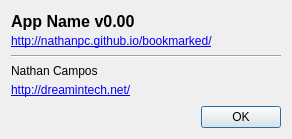
<?xml version="1.0" encoding="UTF-8"?>
<ui version="4.0">
 <class>AboutDialog</class>
 <widget class="QDialog" name="AboutDialog">
  <property name="geometry">
   <rect>
    <x>0</x>
    <y>0</y>
    <width>292</width>
    <height>139</height>
   </rect>
  </property>
  <property name="sizePolicy">
   <sizepolicy hsizetype="Preferred" vsizetype="Preferred">
    <horstretch>0</horstretch>
    <verstretch>0</verstretch>
   </sizepolicy>
  </property>
  <property name="windowTitle">
   <string>About</string>
  </property>
  <layout class="QGridLayout" name="gridLayout">
   <property name="verticalSpacing">
    <number>6</number>
   </property>
   <item row="1" column="0">
    <widget class="QDialogButtonBox" name="buttonBox">
     <property name="orientation">
      <enum>Qt::Horizontal</enum>
     </property>
     <property name="standardButtons">
      <set>QDialogButtonBox::Ok</set>
     </property>
     <property name="centerButtons">
      <bool>false</bool>
     </property>
    </widget>
   </item>
   <item row="0" column="0">
    <layout class="QVBoxLayout" name="verticalLayout">
     <property name="spacing">
      <number>0</number>
     </property>
     <item>
      <widget class="QLabel" name="app_title">
       <property name="font">
        <font>
         <pointsize>12</pointsize>
         <weight>75</weight>
         <bold>true</bold>
        </font>
       </property>
       <property name="text">
        <string>App Name v0.00</string>
       </property>
      </widget>
     </item>
     <item>
      <widget class="QLabel" name="label_2">
       <property name="text">
        <string>&lt;html&gt;&lt;head/&gt;&lt;body&gt;&lt;p&gt;&lt;a href=&quot;http://nathanpc.github.io/bookmarked/&quot;&gt;&lt;span style=&quot; text-decoration: underline; color:#0000ff;&quot;&gt;http://nathanpc.github.io/bookmarked/&lt;/span&gt;&lt;/a&gt;&lt;/p&gt;&lt;/body&gt;&lt;/html&gt;</string>
       </property>
      </widget>
     </item>
     <item>
      <widget class="Line" name="line">
       <property name="sizePolicy">
        <sizepolicy hsizetype="Minimum" vsizetype="Fixed">
         <horstretch>0</horstretch>
         <verstretch>0</verstretch>
        </sizepolicy>
       </property>
       <property name="minimumSize">
        <size>
         <width>0</width>
         <height>10</height>
        </size>
       </property>
       <property name="baseSize">
        <size>
         <width>0</width>
         <height>0</height>
        </size>
       </property>
       <property name="midLineWidth">
        <number>0</number>
       </property>
       <property name="orientation">
        <enum>Qt::Horizontal</enum>
       </property>
      </widget>
     </item>
     <item>
      <widget class="QLabel" name="label_3">
       <property name="text">
        <string>Nathan Campos</string>
       </property>
      </widget>
     </item>
     <item>
      <widget class="QLabel" name="label_4">
       <property name="text">
        <string>&lt;html&gt;&lt;head/&gt;&lt;body&gt;&lt;p&gt;&lt;a href=&quot;http://dreamintech.net/&quot;&gt;&lt;span style=&quot; text-decoration: underline; color:#0000ff;&quot;&gt;http://dreamintech.net/&lt;/span&gt;&lt;/a&gt;&lt;/p&gt;&lt;/body&gt;&lt;/html&gt;</string>
       </property>
      </widget>
     </item>
    </layout>
   </item>
  </layout>
 </widget>
 <resources/>
 <connections>
  <connection>
   <sender>buttonBox</sender>
   <signal>accepted()</signal>
   <receiver>AboutDialog</receiver>
   <slot>accept()</slot>
   <hints>
    <hint type="sourcelabel">
     <x>248</x>
     <y>254</y>
    </hint>
    <hint type="destinationlabel">
     <x>157</x>
     <y>274</y>
    </hint>
   </hints>
  </connection>
  <connection>
   <sender>buttonBox</sender>
   <signal>rejected()</signal>
   <receiver>AboutDialog</receiver>
   <slot>reject()</slot>
   <hints>
    <hint type="sourcelabel">
     <x>316</x>
     <y>260</y>
    </hint>
    <hint type="destinationlabel">
     <x>286</x>
     <y>274</y>
    </hint>
   </hints>
  </connection>
 </connections>
</ui>
